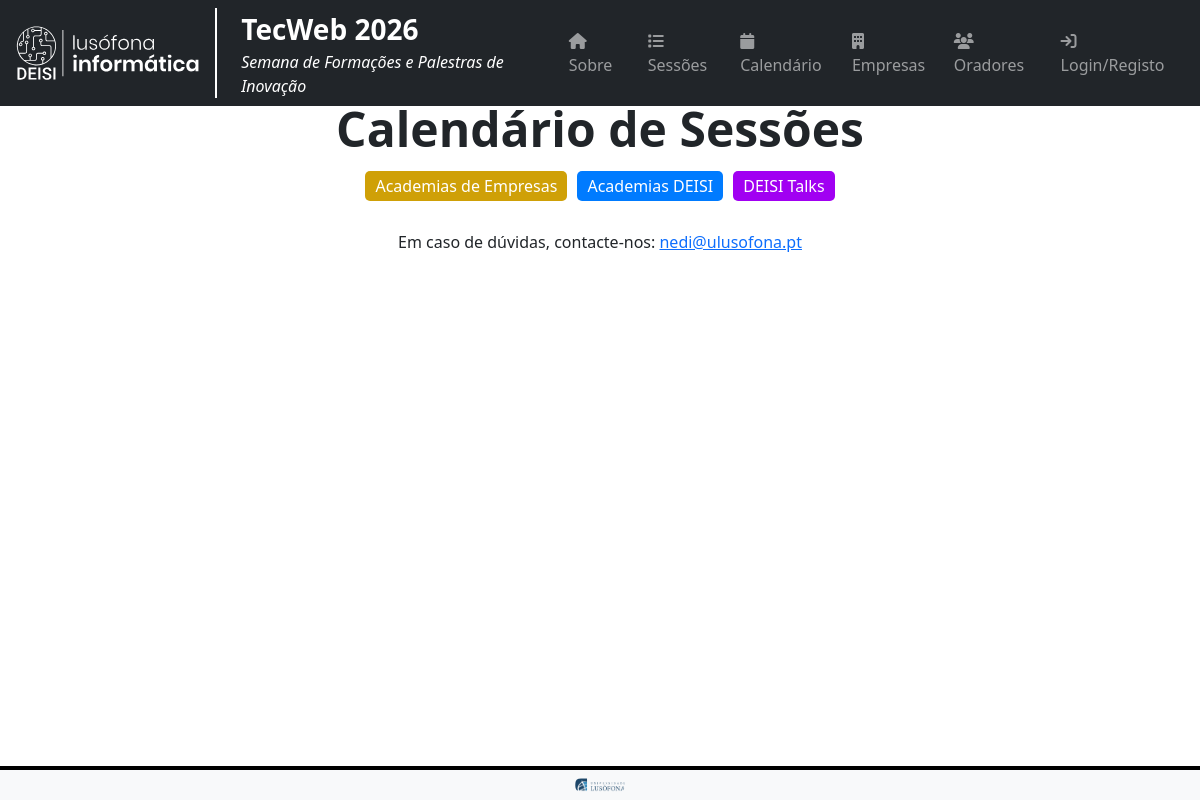
Page /calendario/ on the committed database.
### tecweb/models.py (models this page shows, shortened)
class Tipo(models.Model):
    nome = models.CharField(max_length=200)
    backgroundColor = models.CharField(max_length=200)
    borderColor = models.CharField(max_length=200, default='', blank=True, null=True)

class Entidade(models.Model):
    nome =  models.CharField(max_length=255, default='', null=True, blank=True)
    link = models.URLField(max_length=200, default='', null=True, blank=True)
    logotipo = models.ImageField(upload_to='tecweb/logos', null = True, blank = True)

### tecweb/views.py (the view, shortened to what this page needs)
# urls.py: path('calendario/', views.calendario, name='calendario'),
def calendario(request):
    num_sessoes = 0
    aluno = None
    user = None
    superuser=None
    return render(request, 'tecweb/calendario.html', {'num_sessoes':num_sessoes, 'tipos': Tipo.objects.all(), 'entidades':Entidade.objects.filter(sessoes__ano=ano_atual).order_by('nome'), 'superuser': superuser,})

### tecweb/templates/tecweb/calendario.html (shortened to what this page needs)
{% extends "tecweb/layout.html" %}
{% load static %}
{% block content %}
<div class="container mt-4">
    <h1 class="display-5 fw-bold text-center mt-5">
        Calendário de Sessões
    </h1>
    <div class="mb-4 d-flex flex-wrap justify-content-center">
        {% for tipo in tipos %}
        <span style="background-color:{{tipo.backgroundColor}}; color:white;
                  margin:5px; padding:3px 10px; border-radius:5px;">
            {{ tipo.nome }}
        </span>
        {% endfor %}
    </div>
    <div class="bg-gray-100 px-4 rounded-lg shadow-md text-center mt-3">
        <p>
            Em caso de dúvidas, contacte-nos:
            <a href="mailto:nedi@ulusofona.pt">nedi@ulusofona.pt</a>
        </p>
    </div>
</div>
<link href="https://cdn.jsdelivr.net/npm/fullcalendar@5.11.5/main.min.css" rel="stylesheet">
{% endblock %}

### tecweb/templates/tecweb/layout.html (shortened to what this page needs)
<!DOCTYPE html>
<html lang="pt">
<head>
	<link href="//cdn.jsdelivr.net/npm/bootstrap@5.2.3/dist/css/bootstrap.min.css" rel="stylesheet">
	<link href="//cdn.jsdelivr.net/npm/bootstrap-icons@1.10.3/font/bootstrap-icons.css" rel="stylesheet">
	<link rel="stylesheet" href="https://cdnjs.cloudflare.com/ajax/libs/font-awesome/6.5.1/css/all.min.css">
	<link rel="stylesheet" type="text/css" href="/static/tecweb/style.css">
</head>
<body>
	<header class="navbar fixed-top navbar-expand-lg navbar-dark bg-dark">
		<div class="container-fluid" style="display:flex; flex-direction:row; justify-content: space-around;">
			<div style="display:flex; flex-direction:row; justify-content: flex-start; gap:10px;">
				<div style="border-left:2px solid white;">
					<div>
						<a id="tecweb" class="navbar-brand m-2 ms-4 fs-3 fw-semibold"
							href="{% url 'tecweb:calendario' %}">
							TecWeb 2026
						</a>
					</div>
					<div class="ms-4 d-none d-md-block text-white fst-italic fw-light">Semana de Formações e Palestras
						de Inovação</div>
				</div>
			</div>
			<div>
				<div class="collapse navbar-collapse" id="expenses-navbar-collapse-1">
					<ul class="navbar-nav">
						<li class="nav-item">
							<a class="nav-link" href="{% url 'tecweb:about' %}" aria-expanded="false">
								<i class="fa fa-home" aria-hidden="true"></i> Sobre
							</a>
						</li>
						<li class="nav-item">
							<a class="nav-link" href="{% url 'tecweb:sessoes' %}" aria-expanded="false">
								<i class="fa fa-list" aria-hidden="true"></i> Sessões
							</a>
						</li>
						<li class="nav-item">
							<a class="nav-link" href="{% url 'tecweb:calendario' %}" aria-expanded="false">
								<i class="fa fa-calendar" aria-hidden="true"></i> Calendário
							</a>
						</li>
						<li class="nav-item">
							<a class="nav-link" href="{% url 'tecweb:empresas' %}" aria-expanded="false">
								<i class="fa fa-building" aria-hidden="true"></i> Empresas
							</a>
						</li>
						<li class="nav-item">
							<a class="nav-link" href="{% url 'tecweb:oradores' %}" aria-expanded="false">
								<i class="fa fa-users" aria-hidden="true"></i> Oradores
							</a>
						</li>
						{% if 'numero_aluno' in request.session or 'user__email_address' in request.session or request.user.is_authenticated %}
						<li class="nav-item">
							<a class="nav-link" href="{% url 'tecweb:logout' %}">
								<i class="fa fa-sign-out" aria-hidden="true"></i> Logout
							</a>
						</li>
						{% else %}
						<li class="nav-item">
							<a class="nav-link" href="{% url 'tecweb:login' %}">
								<i class="fa fa-sign-in" aria-hidden="true"></i> Login/Registo
							</a>
						</li>
						{% endif %}
						{% load group_filters %}
					</ul>
				</div>
			</div>
		</div>
	</header>
	{% block content %}
	{% endblock %}
	<footer class="navbar fixed-bottom bg-light p-2" style="border-top:4px solid black;">
		{% for entidade in entidades %}
		<img src="{{ entidade.logotipo.url }}" class="d-block mx-lg-auto img-fluid rounded" alt="{{ entidade.nome }}"
			style="max-width: 50px; width:auto;" loading="lazy">
		{% endfor %}
	</footer>
</body>
</html>

### rows in the picture
Tipo: nome "Academias de Empresas"
Tipo: nome "Academias DEISI"
Tipo: nome "DEISI Talks"
Entidade: logotipo (picture)
